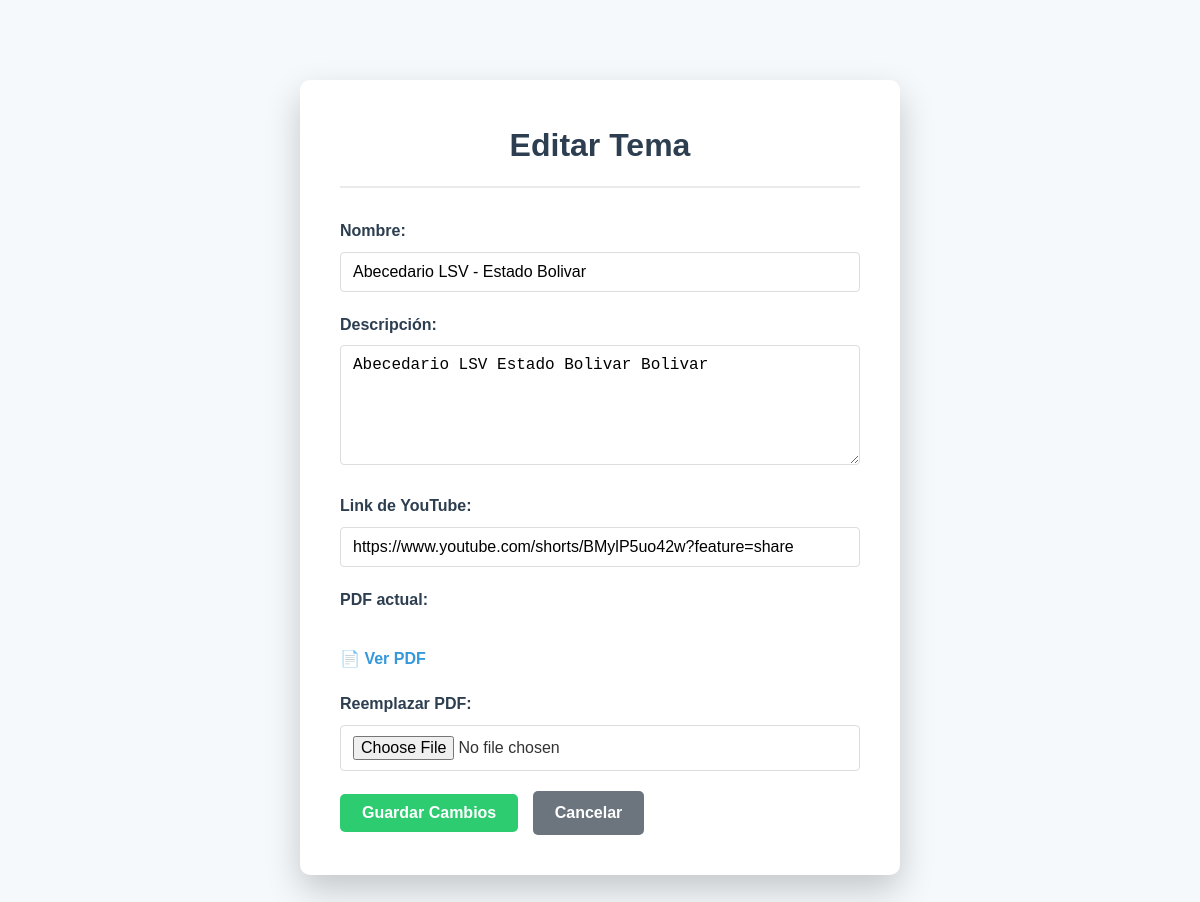
The app's page /MODULOS/nivel/UPDATE.php?id=26&nivel=basico with its own data.
### tables this page shows
CREATE TABLE `tema` (
  `id` int(11) NOT NULL,
  `id_modulo` int(11) NOT NULL,
  `nombre` varchar(100) NOT NULL,
  `descripcion` text NOT NULL,
  `link_pdf` varchar(255) DEFAULT NULL,
  `link_youtube` varchar(255) DEFAULT NULL
);

### MODULOS/nivel/UPDATE.php (the view, shortened to what this page needs)
<?php
require_once '../../CONEXION/conexion_bd.php';
$id_tema = intval($_GET['id']);
$sql = "SELECT * FROM tema WHERE id = ?";
$stmt = $conexion->prepare($sql);
$stmt->bind_param("i", $id_tema);
$stmt->execute();
$resultado = $stmt->get_result();
$tema = $resultado->fetch_assoc();
?>
<!DOCTYPE html>
<html lang="es">
<head>
    <link rel="stylesheet" href="/2h_signos_para_todos/css/styleUpextra.css">
</head>
<body>
    <div class="box_total">
        <div class="container">
            <h1>Editar Tema</h1>
            <?php if ($tema): ?>
            <form method="POST" enctype="multipart/form-data">
                <label>Nombre:</label>
                <input type="text" name="nombre" value="<?= htmlspecialchars($tema['nombre']) ?>" required>
                <label>Descripción:</label>
                <textarea name="descripcion" required><?= htmlspecialchars($tema['descripcion']) ?></textarea>
                <label>Link de YouTube:</label>
                <input type="text" name="link_youtube" value="<?= htmlspecialchars($tema['link_youtube']) ?>">
                <label>PDF actual:</label><br>
                <?php if (!empty($tema['link_pdf'])): ?>
                    <a href="<?= htmlspecialchars($tema['link_pdf']) ?>" target="_blank" class="pdf-link">📄 Ver PDF</a>
                <?php else: ?>
                    No hay PDF.<br>
                <?php endif; ?>
                <label>Reemplazar PDF:</label>
                <input type="file" name="pdf" accept=".pdf">
                <button type="submit" class="btn btn-guardar">Guardar Cambios</button>
                <a href="<?= $urlCancelar ?>" class="btn btn-cancelar">Cancelar</a>
            </form>
            <?php endif; ?>
        </div>
    </div>
</body>
</html>

### CSS/styleUpextra.css (style rules this page uses)
* { margin: 0; padding: 0; box-sizing: border-box; }
body { font-family: 'Arial', sans-serif; line-height: 1.6; color: #333; background-color: #f5f9fc; padding: 20px; }
.box_total { display: flex; justify-content: center; align-items: center; min-height: 80vh; width: 100%; padding: 20px 40px; margin: 40px 0; }
.box_total .container { width: 100%; max-width: 600px; background: #fff; border-radius: 10px; box-shadow: 0 15px 35px rgba(0,0,0,0.2); padding: 40px; }
h1 { color: #2c3e50; text-align: center; margin-bottom: 30px; padding-bottom: 15px; border-bottom: 2px solid #eaeaea; }
form label { display: block; margin-bottom: 8px; font-weight: 600; color: #2c3e50; }
form input[type="text"], form input[type="file"], form textarea { width: 100%; padding: 10px 12px; border: 1px solid #ddd; border-radius: 4px; font-size: 16px; margin-bottom: 20px; transition: border-color 0.3s; }
form textarea { min-height: 120px; resize: vertical; }
.btn { display: inline-block; padding: 10px 22px; border-radius: 5px; font-size: 16px; cursor: pointer; text-decoration: none; font-weight: 600; color: white; border: none; transition: background-color 0.3s ease; }
.btn-guardar { background-color: #2ecc71; margin-right: 10px; }
.btn-cancelar { background-color: #6c757d; text-align: center; line-height: 1.5; }
a.pdf-link { display: inline-block; margin-bottom: 20px; color: #3498db; font-weight: 600; text-decoration: none; }

### records on screen
tema: nombre "Abecedario LSV - Estado Bolivar", descripcion "Abecedario LSV Estado Bolivar Bolivar", link_youtube "https://www.youtube.com/shorts/BMylP5uo42w?feature=share"
